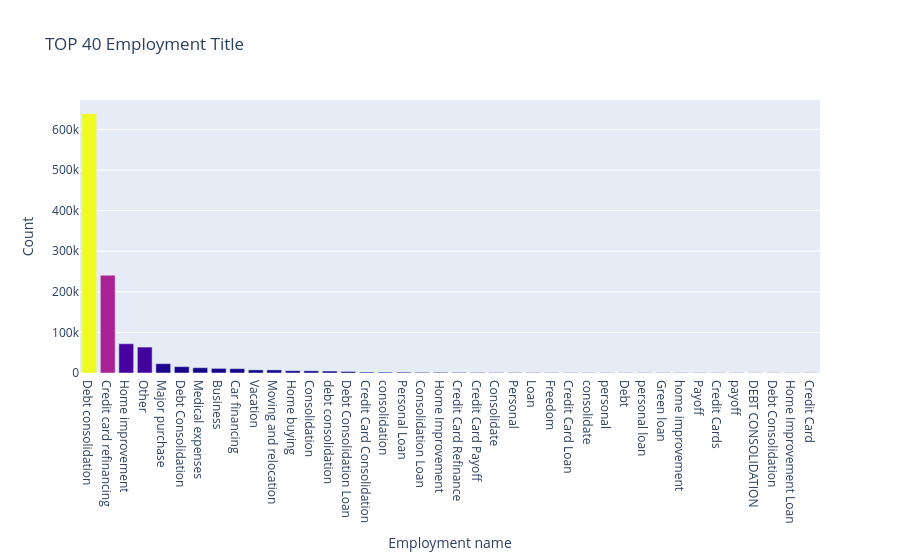

Notebook source saved alongside this figure:
### Markdown cell above
<h2>Title</h2>

### Code cell
#First plot
trace0 = go.Bar(
    x = df_loan.title.value_counts()[:40].index.values,
    y = df_loan.title.value_counts()[:40].values,
    marker=dict(
        color=df_loan.title.value_counts()[:40].values
    ),
)

data = [trace0]

layout = go.Layout(
    yaxis=dict(
        title='Count'
    ),
    xaxis=dict(
        title='Employment name'
    ),
    title='TOP 40 Employment Title'
)

fig = go.Figure(data=data, layout=layout)

py.iplot(fig, filename='emp-title-bar')

### Figure 1 — Plotly figure (JSON) as saved in the notebook; plotly's stock layout.template omitted (floating-point values rounded to 4 significant figures)
{"data": [{"marker": {"color": [638964, 240683, 72127, 63878, 22974, 15692, 13061, 11359, 10769, 7721, 7647, 5611, 5353, 4812, 3777, 2347, 2163, 2086, 1770, 1757, 1464, 1377, 1254, 1163, 1028, 802, 779, 756, 748, 719, 714, 704, 670, 666, 650, 634, 594, 593, 584, 584]}, "type": "bar", "x": ["Debt consolidation", "Credit card refinancing", "Home improvement", "Other", "Major purchase", "Debt Consolidation", "Medical expenses", "Business", "Car financing", "Vacation", "Moving and relocation", "Home buying", "Consolidation", "debt consolidation", "Debt Consolidation Loan", "Credit Card Consolidation", "consolidation", "Personal Loan", "Consolidation Loan", "Home Improvement", "Credit Card Refinance", "Credit Card Payoff", "Consolidate", "Personal", "Loan", "Freedom", "Credit Card Loan", "consolidate", "personal", "Debt", "personal loan", "Green loan", "home improvement", "Payoff", "Credit Cards", "payoff", "DEBT CONSOLIDATION", "Debt Consolidation ", "Home Improvement Loan", "Credit Card"], "y": [638964, 240683, 72127, 63878, 22974, 15692, 13061, 11359, 10769, 7721, 7647, 5611, 5353, 4812, 3777, 2347, 2163, 2086, 1770, 1757, 1464, 1377, 1254, 1163, 1028, 802, 779, 756, 748, 719, 714, 704, 670, 666, 650, 634, 594, 593, 584, 584]}], "layout": {"title": {"text": "TOP 40 Employment Title"}, "xaxis": {"title": {"text": "Employment name"}}, "yaxis": {"title": {"text": "Count"}}}}
